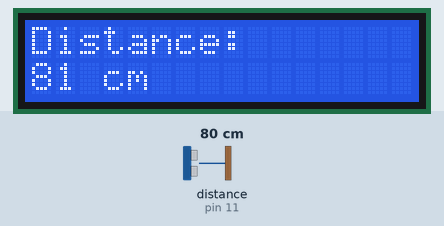
Simulated run of this sketch. Board: Arduino Uno, built with avr-gcc and run on an emulated ATmega328P. Shown: 16×2 character LCD. The test bench sets the inputs (shaded band); at power-on: distance to the obstacle (sensor on pin 11) 80 cm. The echo pulse lasts 58.3 µs per cm; what the sketch prints to the serial monitor is not drawn.

Above: at 1.2 s.
1.3 s: distance to the obstacle (sensor on pin 11) set to 60 cm
4.3 s: distance to the obstacle (sensor on pin 11) set to 35 cm
At 4.7 s:
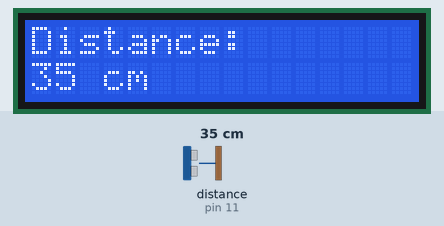
7.3 s: distance to the obstacle (sensor on pin 11) set to 60 cm
10.3 s: distance to the obstacle (sensor on pin 11) set to 35 cm
19.3 s: distance to the obstacle (sensor on pin 11) set to 60 cm
22.3 s: distance to the obstacle (sensor on pin 11) set to 35 cm
Timing chart, 0 to 25.3 s (numbered marks = the images above; inputs shaded):
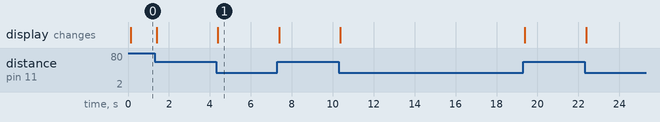

Measured:
- after the input at 4.3 s, the display: changes after 0.09 s (image 1)

The sketch:

sketch_apr8a.ino
```cpp
#include <LiquidCrystal_I2C.h>
#include <NewPing.h>

// Set the LCD address to 0x27 for a 16 chars and 2 line display
LiquidCrystal_I2C lcd(0x27, 16, 2);

// Define the connection pins
#define TRIGGER_PIN  10
#define ECHO_PIN     11
#define MAX_DISTANCE 200 // Maximum distance we want to ping for (in centimeters)

// NewPing setup of pins and maximum distance.
NewPing sonar(TRIGGER_PIN, ECHO_PIN, MAX_DISTANCE);

void setup() {
  lcd.init();                      // initialize the lcd
  lcd.backlight();
  Serial.begin(9600);              // Open serial console.
}

void loop() {
  delay(50);                       // Wait 50ms between pings (about 20 pings/sec).
  unsigned int uS = sonar.ping();  // Send ping, get ping time in microseconds (uS).
  unsigned int distance = uS / US_ROUNDTRIP_CM;  // Convert time into distance
  lcd.clear();                     // Clear the display
  lcd.setCursor(0, 0);             // Set the cursor to the top-left position
  lcd.print("Distance: ");
  lcd.setCursor(0, 1);             // Move to the second line
  lcd.print(distance);
  lcd.print(" cm");
  Serial.print("Ping: ");
  Serial.print(distance); // Send ping, get distance in cm and print result (0 = outside set distance range)
  Serial.println("cm");
}
```
